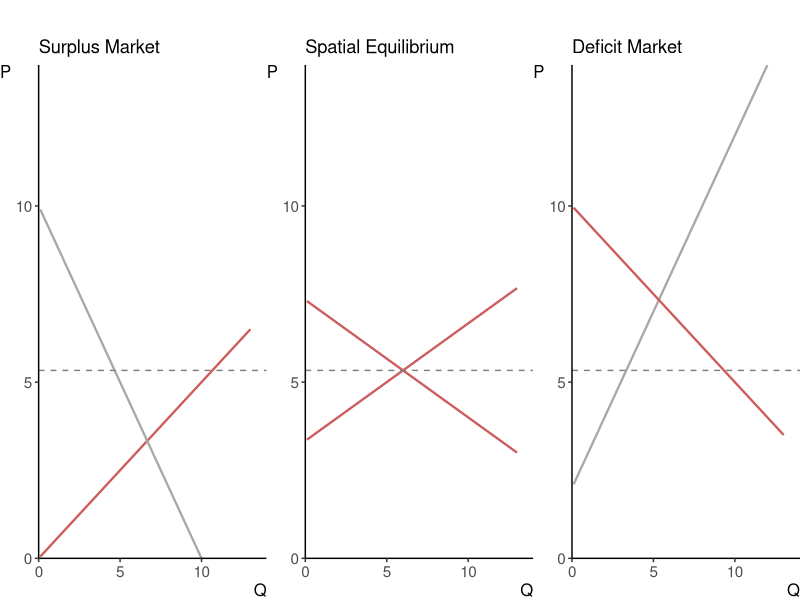

Generate this figure with R: (Note: this script raises an error after producing the figure.)
## ---- chunk 1
knitr::opts_chunk$set(echo = FALSE)
library(data.table)
library(ggplot2)
if (requireNamespace("cowplot", quietly = TRUE)) {
  library(cowplot)
} else {
  plot_grid <- function(..., nrow = 1, ncol = NULL, labels = NULL, label_colour = NULL, hjust = NULL, align = NULL) {
    plots <- list(...)
    if (requireNamespace("gridExtra", quietly = TRUE)) {
      g <- do.call(gridExtra::arrangeGrob, c(plots, list(nrow = nrow, ncol = ncol)))
      grid::grid.newpage()
      grid::grid.draw(g)
      return(invisible(g))
    }
    warning("cowplot not installed; returning first plot only.")
    plots[[1]]
  }
}
## ---- chunk 2

x <- seq(.1,13,0.01)

a1 <- 0
b1 <- .5
c1 <- 10
d1 <- -1

a2 <- 2
b2 <- 1
c2 <- 10
d2 <- -.5

ps1 <- a1+b1*x # x=(p-a1)/b1
pd1 <- c1+d1*x # x=(p-c1)/d1

ps2 <- a2+b2*x # x=p
pd2 <- c2+d2*x # x=5-0.5*p

es <- (x+a1/b1-c1/d1)/(1/b1-1/d1) # x = (p-a1)/b1 - (p-c1)/d1
ed <- (x-a2/b2+c2/d2)/(1/d2-1/b2)

pstar <- (a1/b1-c1/d1+a2/b2-c2/d2)/(1/b1-1/d1+1/b2-1/d2)

dt <- data.table(x,ps1,ps2,pd1,pd2,es,ed)

gg1 <- ggplot(dt)+
  geom_line(aes(x=x,y=ps1),size=.8,color="indianred",na.rm=T)+
  geom_line(aes(x=x,y=pd1),size=.8,color="darkgray",na.rm=T)+
  geom_hline(yintercept=pstar,color="gray50",linetype=2)+
  labs(title="Surplus Market",x="Q",y="P")+
  scale_x_continuous(expand=c(0,0),limits=c(0,14))+
  scale_y_continuous(expand=c(0,0),limits=c(0,14))+
  theme_classic()+
  theme(axis.title = element_text(size=12),axis.title.x=element_text(vjust=1,hjust=1),axis.title.y=element_text(angle=0,vjust=1,hjust=1), axis.text = element_text(size=11),plot.margin = margin(1,0,0,0,"cm"))

ggi <- ggplot(dt)+
  geom_line(aes(x=x,y=es),size=.8,color="indianred",na.rm=T)+
  geom_line(aes(x=x,y=ed),size=.8,color="indianred",na.rm=T)+
  geom_hline(yintercept=pstar,color="gray50",linetype=2)+
  labs(title="Spatial Equilibrium",x="Q",y="P")+
  scale_x_continuous(expand=c(0,0),limits=c(0,14))+
  scale_y_continuous(expand=c(0,0),limits=c(0,14))+
  theme_classic()+
  theme(axis.title = element_text(size=12),axis.title.x=element_text(vjust=1,hjust=1),axis.title.y=element_text(angle=0,vjust=1,hjust=1), axis.text = element_text(size=11),plot.margin = margin(1,0,0,0,"cm"))

gg2 <- ggplot(dt)+
  geom_line(aes(x=x,y=ps2),size=.8,color="darkgray",na.rm=T)+
  geom_line(aes(x=x,y=pd2),size=.8,color="indianred",na.rm=T)+
  geom_hline(yintercept=pstar,color="gray50",linetype=2)+
  labs(title="Deficit Market",x="Q",y="P")+
  scale_x_continuous(expand=c(0,0),limits=c(0,14))+
  scale_y_continuous(expand=c(0,0),limits=c(0,14))+
  theme_classic()+
  theme(axis.title = element_text(size=12),axis.title.x=element_text(vjust=1,hjust=1),axis.title.y=element_text(angle=0,vjust=1,hjust=1), axis.text = element_text(size=11),plot.margin = margin(1,0,0,0,"cm"))


plot_grid(gg1,ggi,gg2,align="v",nrow=1,hjust=0)
## ---- chunk 3
knitr::include_graphics("06-Spatial_files/figure-html/structure-1.png")
